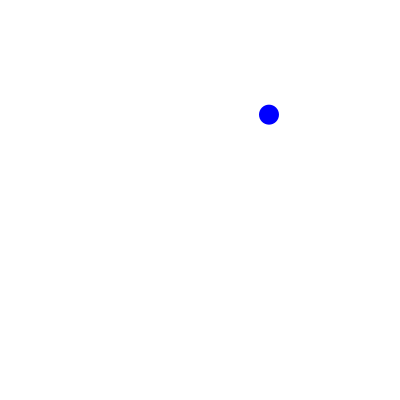
Frame 1 (no input)
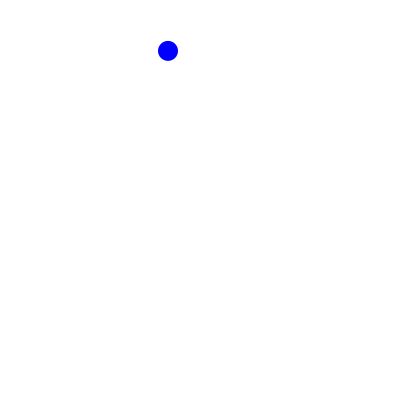
Frame 60 (the mouse pressed at the canvas centre just before this capture)
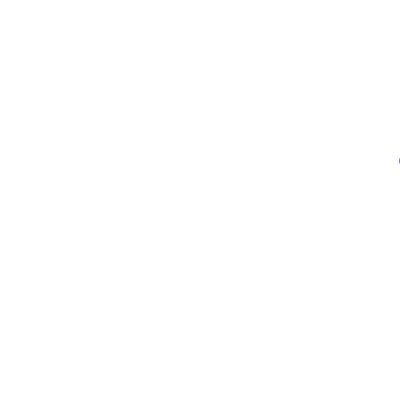
Frame 120 (the mouse held since frame 60 and released just before this capture)

The Processing sketch that drew these frames (run headless with seeded random() and noise(); from frame 60 on, the mouse is pressed at the canvas centre):

// Processing sketch: fp_pg_q_07_04
// ── fp_pg_q_07_04.pde
// 問題 7.4 ボールがウインドウのランダムな位置からランダムな速度で等速直線運動するアニメーションを作成せよ．
// ただし，ボールは任意の方向に運動するようにすること．
private float x = random(1, 400);
private float y = random(1, 400);
private float vx = 1;
private float vy = 1;
private float rx = (vx * getSpeedRate());
private float ry = (vy * getSpeedRate());
private float d = 20;

void setup(){
  size(400, 400);
  smooth();
  background(255, 255, 255);
  ellipseMode(CORNER);
  frameRate(30);
}

void draw(){
  background(255, 255, 255);
  noStroke();
  fill(0, 0, 255);
  ellipse(x, y, d, d);
  x += rx;
  y += ry;
  if(x < 0 || 400 < x || y < 0 || 400 < y){
    rx = (vx * getSpeedRate());
    ry = (vy * getSpeedRate());
    x = random(0, 400);
    y = random(0, 400);
  }
}

private float getSpeedRate(){
  return random(1, 10);
}
